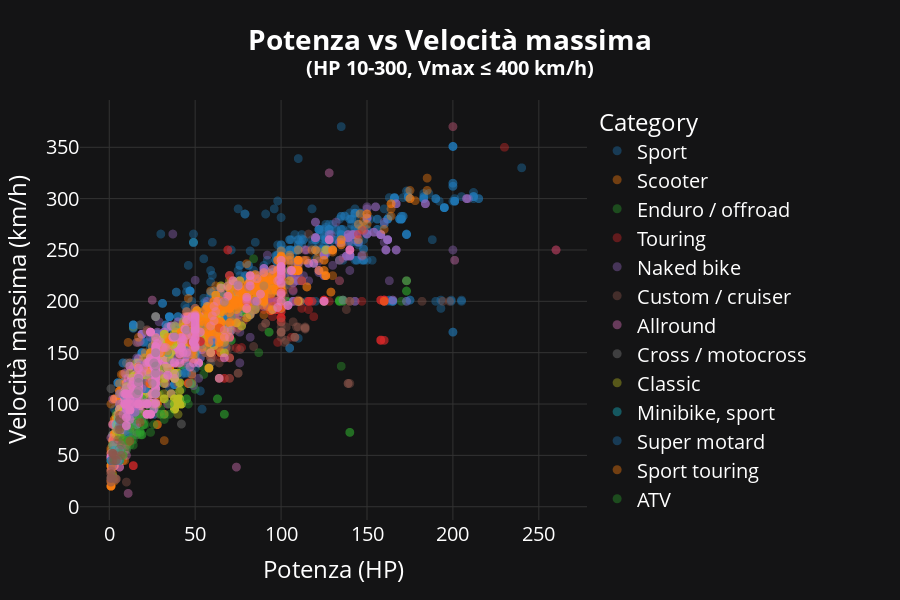

Here is the notebook cell this chart was saved with:
### Markdown cell above
### HP related to power

### Code cell
if "Top_speed_kmh" not in df.columns:
    df["Top_speed_kmh"] = df["Top speed"].str.extract(r"([\d\.]+)").astype(float)

filt_df = df.query("HP >= 1 and HP <= 300 and Top_speed_kmh <= 400")

fig_ts_lim = px.scatter(
    filt_df,
    x="HP",
    y="Top_speed_kmh",
    color="Category",
    hover_data=["Model", "Year"],
    title="<b>Potenza vs Velocità massima<br><sup>(HP 10-300, Vmax ≤ 400 km/h)</sup></b>",
    height=600,
    opacity=0.4
)

fig_ts_lim.update_xaxes(title="Potenza (HP)")
fig_ts_lim.update_yaxes(title="Velocità massima (km/h)")

set_theme(fig_ts_lim).show()

### Figure 1 — Plotly figure (JSON) as saved in the notebook; plotly's stock layout.template omitted (floating-point values rounded to 4 significant figures; data arrays with more than 128 entries replaced by an {"elided": "..."} marker saying what was removed)
{"data": [{"customdata": {"elided": "1851x2 mixed values"}, "hovertemplate": "Category=Sport<br>HP=%{x}<br>Top_speed_kmh=%{y}<br>Model=%{customdata[0]}<br>Year=%{customdata[1]}<extra></extra>", "legendgroup": "Sport", "marker": {"color": "#1F77B4", "opacity": 0.4, "symbol": "circle"}, "mode": "markers", "name": "Sport", "showlegend": true, "type": "scattergl", "x": {"elided": "1851 int values"}, "xaxis": "x", "y": {"elided": "1851 float values"}, "yaxis": "y"}, {"customdata": {"elided": "1547x2 mixed values"}, "hovertemplate": "Category=Scooter<br>HP=%{x}<br>Top_speed_kmh=%{y}<br>Model=%{customdata[0]}<br>Year=%{customdata[1]}<extra></extra>", "legendgroup": "Scooter", "marker": {"color": "#FF7F0E", "opacity": 0.4, "symbol": "circle"}, "mode": "markers", "name": "Scooter", "showlegend": true, "type": "scattergl", "x": {"elided": "1547 int values"}, "xaxis": "x", "y": {"elided": "1547 float values"}, "yaxis": "y"}, {"customdata": {"elided": "941x2 mixed values"}, "hovertemplate": "Category=Enduro / offroad<br>HP=%{x}<br>Top_speed_kmh=%{y}<br>Model=%{customdata[0]}<br>Year=%{customdata[1]}<extra></extra>", "legendgroup": "Enduro / offroad", "marker": {"color": "#2CA02C", "opacity": 0.4, "symbol": "circle"}, "mode": "markers", "name": "Enduro / offroad", "showlegend": true, "type": "scattergl", "x": {"elided": "941 int values"}, "xaxis": "x", "y": {"elided": "941 float values"}, "yaxis": "y"}, {"customdata": {"elided": "585x2 mixed values"}, "hovertemplate": "Category=Touring<br>HP=%{x}<br>Top_speed_kmh=%{y}<br>Model=%{customdata[0]}<br>Year=%{customdata[1]}<extra></extra>", "legendgroup": "Touring", "marker": {"color": "#D62728", "opacity": 0.4, "symbol": "circle"}, "mode": "markers", "name": "Touring", "showlegend": true, "type": "scattergl", "x": {"elided": "585 int values"}, "xaxis": "x", "y": {"elided": "585 float values"}, "yaxis": "y"}, {"customdata": {"elided": "910x2 mixed values"}, "hovertemplate": "Category=Naked bike<br>HP=%{x}<br>Top_speed_kmh=%{y}<br>Model=%{customdata[0]}<br>Year=%{customdata[1]}<extra></extra>", "legendgroup": "Naked bike", "marker": {"color": "#9467BD", "opacity": 0.4, "symbol": "circle"}, "mode": "markers", "name": "Naked bike", "showlegend": true, "type": "scattergl", "x": {"elided": "910 int values"}, "xaxis": "x", "y": {"elided": "910 float values"}, "yaxis": "y"}, {"customdata": {"elided": "822x2 mixed values"}, "hovertemplate": "Category=Custom / cruiser<br>HP=%{x}<br>Top_speed_kmh=%{y}<br>Model=%{customdata[0]}<br>Year=%{customdata[1]}<extra></extra>", "legendgroup": "Custom / cruiser", "marker": {"color": "#8C564B", "opacity": 0.4, "symbol": "circle"}, "mode": "markers", "name": "Custom / cruiser", "showlegend": true, "type": "scattergl", "x": {"elided": "822 int values"}, "xaxis": "x", "y": {"elided": "822 float values"}, "yaxis": "y"}, {"customdata": {"elided": "1161x2 mixed values"}, "hovertemplate": "Category=Allround<br>HP=%{x}<br>Top_speed_kmh=%{y}<br>Model=%{customdata[0]}<br>Year=%{customdata[1]}<extra></extra>", "legendgroup": "Allround", "marker": {"color": "#E377C2", "opacity": 0.4, "symbol": "circle"}, "mode": "markers", "name": "Allround", "showlegend": true, "type": "scattergl", "x": {"elided": "1161 int values"}, "xaxis": "x", "y": {"elided": "1161 float values"}, "yaxis": "y"}, {"customdata": {"elided": "118x2 mixed values"}, "hovertemplate": "Category=Cross / motocross<br>HP=%{x}<br>Top_speed_kmh=%{y}<br>Model=%{customdata[0]}<br>Year=%{customdata[1]}<extra></extra>", "legendgroup": "Cross / motocross", "marker": {"color": "#7F7F7F", "opacity": 0.4, "symbol": "circle"}, "mode": "markers", "name": "Cross / motocross", "showlegend": true, "type": "scattergl", "x": [53, 53, 12, 53, 53, 53, 10, 53, 53, 53, 53, 53, 53, 51, 51, 16, 16, 16, 8, 16, 16, 44, 4, 16, 4, 11, 21, 4, 16, 7, 6, 6, 6, 12, 12, 15, 7, 6, 6, 14, 13, 7, 6, 6, 11, 14, 11, 14, 13, 10, 12, 9, 59, 35, 27, 50, 27, 17, 17, 17, 17, 60, 17, 17, 17, 27, 17, 47, 17, 47, 17, 27, 27, 17, 17, 44, 34, 6, 17, 36, 36, 27, 27, 17, 36, 27, 27, 17, 12, 8, 27, 8, 27, 11, 22, 17, 27, 43, 20, 17, 6, 19, 42, 16, 13, 1, 28, 21, 16, 81, 15, 27, 27, 27, 27, 27, 27, 27], "xaxis": "x", "y": [170, 170, 120, 170, 170, 170, 140, 170, 170, 170, 170, 170, 170, 170, 170, 100, 100, 72.4, 80, 120, 70, 175, 45, 110, 45, 90, 121, 45, 88.5, 60, 75, 75, 75, 90, 90, 104.6, 60, 45, 45, 175, 80.5, 75, 75, 75, 85, 90, 95, 177, 80.5, 56.3, 72.4, 80, 140, 130, 126, 148, 115, 100, 110, 110, 100, 162, 110, 100, 133, 130, 117, 120, 107, 120, 115, 118, 134, 110, 110, 150, 130, 83, 110, 143, 143, 151, 147, 110, 143, 151, 151, 105, 94, 86, 151, 92, 151, 90, 125, 120, 151, 148, 115, 114.3, 110, 108, 80.5, 115, 111, 115, 159, 105, 115, 185.1, 117, 185.1, 185.1, 185.1, 185.1, 185.1, 185.1, 185.1], "yaxis": "y"}, {"customdata": {"elided": "1011x2 mixed values"}, "hovertemplate": "Category=Classic<br>HP=%{x}<br>Top_speed_kmh=%{y}<br>Model=%{customdata[0]}<br>Year=%{customdata[1]}<extra></extra>", "legendgroup": "Classic", "marker": {"color": "#BCBD22", "opacity": 0.4, "symbol": "circle"}, "mode": "markers", "name": "Classic", "showlegend": true, "type": "scattergl", "x": {"elided": "1011 int values"}, "xaxis": "x", "y": {"elided": "1011 float values"}, "yaxis": "y"}, {"customdata": [["Lexmoto Riot 125", 2021], ["CF Moto ST Papio", 2020], ["Lifan KPmini 150", 2020], ["CF Moto ST Papio", 2017], ["Xingyue XYQH-815B", 2011], ["Tomos MC50 Junior", 2010], ["Blata Elite 13 WRS", 2009], ["Blata Elite 4.2", 2008], ["Veli VL50Q-3", 2007], ["Tomos BT-50", 1986], ["Suzuki RV 90", 1980], ["Yamaha RS 100", 1979], ["Harley-Davidson SS 125", 1977], ["Suzuki RE 5 Rotary", 1975], ["Honda C 70", 1970], ["MBK 125 DC", 1970]], "hovertemplate": "Category=Minibike, sport<br>HP=%{x}<br>Top_speed_kmh=%{y}<br>Model=%{customdata[0]}<br>Year=%{customdata[1]}<extra></extra>", "legendgroup": "Minibike, sport", "marker": {"color": "#17BECF", "opacity": 0.4, "symbol": "circle"}, "mode": "markers", "name": "Minibike, sport", "showlegend": true, "type": "scattergl", "x": [8, 9, 12, 9, 3, 2, 9, 4, 4, 5, 6, 10, 13, 63, 6, 13], "xaxis": "x", "y": [85, 90, 95, 90, 55, 45, 80, 80, 45, 85, 85, 105, 110, 172, 80, 107], "yaxis": "y"}, {"customdata": {"elided": "201x2 mixed values"}, "hovertemplate": "Category=Super motard<br>HP=%{x}<br>Top_speed_kmh=%{y}<br>Model=%{customdata[0]}<br>Year=%{customdata[1]}<extra></extra>", "legendgroup": "Super motard", "marker": {"color": "#1F77B4", "opacity": 0.4, "symbol": "circle"}, "mode": "markers", "name": "Super motard", "showlegend": true, "type": "scattergl", "x": {"elided": "201 int values"}, "xaxis": "x", "y": {"elided": "201 float values"}, "yaxis": "y"}, {"customdata": {"elided": "748x2 mixed values"}, "hovertemplate": "Category=Sport touring<br>HP=%{x}<br>Top_speed_kmh=%{y}<br>Model=%{customdata[0]}<br>Year=%{customdata[1]}<extra></extra>", "legendgroup": "Sport touring", "marker": {"color": "#FF7F0E", "opacity": 0.4, "symbol": "circle"}, "mode": "markers", "name": "Sport touring", "showlegend": true, "type": "scattergl", "x": {"elided": "748 int values"}, "xaxis": "x", "y": {"elided": "748 float values"}, "yaxis": "y"}, {"customdata": {"elided": "67x2 mixed values"}, "hovertemplate": "Category=ATV<br>HP=%{x}<br>Top_speed_kmh=%{y}<br>Model=%{customdata[0]}<br>Year=%{customdata[1]}<extra></extra>", "legendgroup": "ATV", "marker": {"color": "#2CA02C", "opacity": 0.4, "symbol": "circle"}, "mode": "markers", "name": "ATV", "showlegend": true, "type": "scattergl", "x": [67, 30, 35, 9, 14, 14, 67, 30, 35, 30, 32, 9, 6, 19, 19, 63, 63, 140, 140, 6, 19, 173, 20, 21, 93, 11, 7, 12, 12, 14, 2, 14, 18, 45, 93, 173, 11, 9, 18, 24, 14, 18, 18, 19, 173, 173, 13, 18, 24, 16, 16, 8, 26, 46, 20, 45, 18, 8, 20, 3, 48, 8, 3, 11, 12, 27, 6], "xaxis": "x", "y": [90, 95, 100, 85, 60, 80, 90, 90, 90, 90, 85, 85, 56.3, 70, 70, 105, 105, 72.4, 72.4, 45.1, 105, 220, 85, 80, 170, 64.4, 50, 65, 60, 70, 30, 65, 70, 105, 170, 210, 64.4, 64.4, 72.4, 95, 75, 75, 90, 105, 210, 220, 65, 72.4, 72.4, 85, 90, 65, 80, 100, 80, 105, 85, 50, 80, 45, 120, 50, 45, 80, 77, 163, 85], "yaxis": "y"}, {"customdata": [["Johammer J1", 2020], ["Confederate P-51 Combat Fighter", 2019], ["eCRP Energica EVA 107", 2018], ["eCRP Energica EVA EsseEsse9", 2018], ["BPG DTV Shredder Trail", 2017], ["Harley-Davidson Project LiveWire", 2016], ["MV Agusta F3 AMG", 2016], ["eCRP Energica EVA", 2016], ["Alligator A-6", 2015], ["BPG DTV Shredder Trail", 2015], ["Evolve Lithium", 2015], ["Honda RC213V-S", 2015], ["Neander Kraftrad", 2015], ["eCRP Energica EVA", 2015], ["Alligator A-6", 2014], ["BPG DTV Shredder", 2014], ["Evolve Lithium", 2014], ["Kumpan 1955", 2014], ["Lauge Jensen Viking", 2014], ["BMW C Evolution", 2013], ["Clipic Bamboo", 2013], ["Evolve Lithium", 2013], ["eCRP Energica", 2013], ["Evolve Lithium", 2012], ["Ecosse Spirit ES1", 2010], ["Aeon Cobra 220", 2008], ["Aeon Cobra 320", 2008], ["Vectrix SBX Superbike", 2008], ["Gilera Fuoco 500ie", 2007], ["Ducati HM Hypermotard", 2006], ["Münch Mammoth 2000", 2000], ["Kawasaki KLR 600 E (reduced effect)", 1990], ["Donghai 350 F3", 1988], ["Triumph Tiger", 1988], ["Suzuki GSX-R 750 (reduced effect)", 1987], ["Harley-Davidson FXST 1340 Softail", 1983], ["Suzuki GR 650 X", 1983], ["Horex 1400 TI", 1978], ["Zündapp KS 350", 1976], ["MV Agusta 350 6C GP", 1968], ["Ducati Berliner 1260 Apollo", 1964], ["MV Agusta 350 6C GP", 1957]], "hovertemplate": "Category=Prototype / concept model<br>HP=%{x}<br>Top_speed_kmh=%{y}<br>Model=%{customdata[0]}<br>Year=%{customdata[1]}<extra></extra>", "legendgroup": "Prototype / concept model", "marker": {"color": "#D62728", "opacity": 0.4, "symbol": "circle"}, "mode": "markers", "name": "Prototype / concept model", "showlegend": true, "type": "scattergl", "x": [21, 145, 147, 109, 14, 74, 148, 95, 70, 14, 53, 230, 112, 134, 70, 14, 53, 6, 100, 46, 1, 53, 134, 53, 200, 12, 18, 80, 40, 100, 260, 27, 42, 48, 100, 64, 50, 140, 27, 69, 100, 69], "xaxis": "x", "y": [120, 265.4, 200, 200, 40, 154.5, 269, 200, 225, 40, 160.9, 350, 220, 240, 225, 40, 160.9, 85, 209.2, 120.7, 28, 160.9, 220, 160.9, 370.1, 64, 82, 199.6, 145, 220, 250, 122, 164, 160, 226, 174, 165, 250, 145, 250, 193.1, 250], "yaxis": "y"}, {"customdata": [["Lifan KP250", 2020], ["Clipic HIT36e", 2017], ["Kuberg Trex", 2014], ["Lifan Huntaway 200", 2013], ["AJS JSM Trail 125", 2011], ["AJS JSM Trail 125", 2010], ["Highland DirtTrac 950", 2009], ["Lifan Huntaway 200", 2009], ["Highland DirtTrac", 2008], ["Lifan LF110 Super X", 2008], ["ShineTime EPA Luxurious Dirt Bike 250", 2008], ["Jinlun JL 125-Y", 2007], ["GAS GAS Pampera 250", 2001], ["GAS GAS Pampera 125", 1999], ["BMW R 100 GS Paris-Dakar", 1992], ["Yamaha XT 600 K", 1992], ["Aprilia Pegaso 600", 1991], ["Beta ALP 240", 1990], ["Beta TR 35-125", 1990], ["Beta TR 35-260", 1990], ["Fantic Trial 241 Seven Days", 1990], ["Moto Guzzi V 1000 Le Mans V", 1990], ["Yamaha XT 250", 1990], ["Yamaha XT 500", 1990], ["Aprilia TXR 312 M", 1989], ["Beta TR 34-260", 1989], ["Fantic Trial 241 Seven Days", 1989], ["Honda NX 250", 1989], ["KTM Incas 600 LC 4 (reduced effect)", 1989], ["Kawasaki KLR 250", 1989], ["Kawasaki KMX 200 (reduced effect)", 1989], ["Yamaha XT 250", 1989], ["Yamaha XT 600 Z Ténéré", 1989], ["Aprilia TX 311 M", 1988], ["Beta TR 34-260", 1988], ["Cagiva T4 350 R", 1988], ["Fantic Trial 241 Seven Days", 1988], ["Kawasaki KMX 200", 1988], ["Aprilia TX 311 M", 1987], ["Beta TR 34-260", 1987], ["Aprilia TX 311 M", 1986], ["Husqvarna 400 WR", 1985], ["Suzuki TS 185 ER", 1983], ["Honda CL 250 S", 1982], ["Honda CM 200 T", 1982], ["Kawasaki KLX 250", 1982], ["Yamaha DT 250 MX", 1982], ["Kawasaki KDX 175", 1981], ["Suzuki DR 500 S", 1981], ["Suzuki GSX 1100", 1980], ["Suzuki TS 250 ER", 1980], ["Honda TL 125 S", 1978], ["Suzuki TS 125", 1978], ["Honda TL 125 S", 1977], ["Suzuki TS 250", 1977], ["CZ 125 Trail", 1976], ["Suzuki TS 125", 1976], ["Yamaha TY 50", 1976], ["Kawasaki KE 125", 1975], ["Suzuki TS 250", 1975], ["Suzuki TS 250", 1974], ["Kawasaki 250 F 11", 1973], ["Yamaha DT 250", 1973], ["Zündapp KS 750", 1940]], "hovertemplate": "Category=Trial<br>HP=%{x}<br>Top_speed_kmh=%{y}<br>Model=%{customdata[0]}<br>Year=%{customdata[1]}<extra></extra>", "legendgroup": "Trial", "marker": {"color": "#9467BD", "opacity": 0.4, "symbol": "circle"}, "mode": "markers", "name": "Trial", "showlegend": true, "type": "scattergl", "x": [19, 1, 6, 16, 10, 11, 85, 16, 85, 6, 15, 8, 17, 15, 60, 45, 45, 12, 10, 12, 16, 81, 17, 27, 10, 15, 16, 26, 27, 27, 17, 17, 46, 17, 15, 27, 16, 17, 17, 15, 17, 17, 18, 17, 17, 17, 16, 10, 27, 100, 16, 9, 10, 9, 16, 11, 6, 5, 10, 19, 19, 23, 20, 26], "xaxis": "x", "y": [130, 28, 55, 120, 100, 100, 200, 120, 200, 80, 100, 85, 110, 104, 162, 148, 152, 85, 78, 90, 99, 214, 112, 132, 85, 92, 99, 128, 115, 143, 109, 112, 148, 125, 92, 140, 99, 109, 125, 92, 125, 110, 138.4, 109, 119, 118, 109, 114, 136, 219, 107, 90, 110, 90, 107, 90, 110, 45, 96, 115, 115, 125, 137, 95], "yaxis": "y"}, {"customdata": [["Lifan Pony 100", 2020], ["Torrot Kids Enduro One", 2020], ["Torrot Kids Enduro Two", 2020], ["Torrot Kids Supermotard One", 2020], ["Torrot Kids Supermotard Two", 2020], ["Torrot Kids Trial One", 2020], ["GAS GAS T12", 2018], ["Clipic Bamboo", 2017], ["GAS GAS E12", 2017], ["GAS GAS T12", 2017], ["Kuberg Cross", 2017], ["Kuberg Cross Hero", 2017], ["Kuberg Cross X-Force Pro 50", 2017], ["Kuberg Start", 2017], ["Kuberg Trial E", 2017], ["Kuberg Trial Hero", 2017], ["Torrot S12 SIC58", 2017], ["Ice Bear Monkey Blade", 2016], ["Skyteam Skymax-Pro", 2016], ["Kuberg Cross", 2014], ["Kuberg Trial E", 2014], ["Skyteam ST125 Skymax", 2014], ["Mikilon D11-70", 2013], ["Quantya MMX Junior", 2012], ["Xingyue XYQH-806W", 2012], ["Quantya MMX", 2011], ["Skyteam Le Mans Club 50", 2009], ["Skyteam Le Mans Pro 50", 2009], ["Veli VL110GY-2A", 2007], ["Veli VL110GY-S (Super 110GY)", 2007], ["Veli VL50QGY", 2007], ["Veli VL50QGY-2", 2007], ["Veli VL50QPY", 2007], ["Roxon ST 50-2", 2005], ["Veli VL 50 Q", 2005], ["Veli VL 50 QGY-2", 2005], ["Triumph Tiger USA", 1985], ["Kawasaki KLR 250", 1984], ["Honda ST70C", 1982], ["Honda ST 70 DAX", 1979], ["Honda CB 500 F", 1977], ["Suzuki RV 90", 1977], ["Ducati 450 Mark 3", 1974]], "hovertemplate": "Category=Minibike, cross<br>HP=%{x}<br>Top_speed_kmh=%{y}<br>Model=%{customdata[0]}<br>Year=%{customdata[1]}<extra></extra>", "legendgroup": "Minibike, cross", "marker": {"color": "#8C564B", "opacity": 0.4, "symbol": "circle"}, "mode": "markers", "name": "Minibike, cross", "showlegend": true, "type": "scattergl", "x": [7, 1, 2, 1, 2, 1, 2, 1, 2, 2, 4, 4, 10, 1, 4, 4, 2, 8, 6, 1, 1, 6, 7, 7, 6, 7, 2, 2, 6, 6, 4, 4, 3, 1, 2, 4, 49, 17, 5, 5, 48, 6, 27], "xaxis": "x", "y": [85, 32, 40, 32, 52, 32, 52, 28, 52, 52, 27, 27, 24, 24, 27, 27, 52, 80, 89, 27.4, 27.4, 89, 60, 50, 78, 50, 45, 45, 75, 75, 45, 45, 50, 35, 50, 50, 160, 133, 65, 75, 179, 85, 145], "yaxis": "y"}, {"customdata": {"elided": "571x2 mixed values"}, "hovertemplate": "Category=Unspecified category<br>HP=%{x}<br>Top_speed_kmh=%{y}<br>Model=%{customdata[0]}<br>Year=%{customdata[1]}<extra></extra>", "legendgroup": "Unspecified category", "marker": {"color": "#E377C2", "opacity": 0.4, "symbol": "circle"}, "mode": "markers", "name": "Unspecified category", "showlegend": true, "type": "scattergl", "x": {"elided": "571 int values"}, "xaxis": "x", "y": {"elided": "571 int values"}, "yaxis": "y"}, {"customdata": [["Norton T. T.", 1992], ["Chang-Jiang 750 FY (with sidecar)", 1991], ["Norton Commander", 1990], ["Gilera Saturno 500", 1989], ["Suzuki GSX 600 F (reduced effect #2)", 1989], ["Kawasaki GPZ 600 R", 1988], ["Moto Guzzi 850 T 5", 1988], ["Puch 350 HWE Safari", 1988], ["Fantic 125 Sport HP 1", 1987], ["Honda VT 500 E (reduced effect)", 1987], ["Suzuki RG 250 Gamma", 1987], ["Kreidler Mustang 125", 1984], ["Kawasaki KE 175", 1983], ["MuZ TS 250-1", 1978], ["Kawasaki Z 200", 1977], ["Kawasaki KH 400", 1975], ["IZH Jupiter 3", 1973], ["NSU Dolphin Race Fox", 1954]], "hovertemplate": "Category=Speedway<br>HP=%{x}<br>Top_speed_kmh=%{y}<br>Model=%{customdata[0]}<br>Year=%{customdata[1]}<extra></extra>", "legendgroup": "Speedway", "marker": {"color": "#7F7F7F", "opacity": 0.4, "symbol": "circle"}, "mode": "markers", "name": "Speedway", "showlegend": true, "type": "scattergl", "x": [90, 27, 85, 38, 27, 75, 67, 27, 26, 27, 45, 16, 17, 17, 17, 38, 25, 18], "xaxis": "x", "y": [215, 110, 192, 176, 150, 216, 199, 130, 140, 137, 172, 110, 113, 125, 121, 166, 120, 177], "yaxis": "y"}], "layout": {"font": {"color": "white", "size": 20}, "height": 600, "legend": {"bgcolor": "rgba(0,0,0,0)", "title": {"text": "Category"}, "tracegroupgap": 0}, "paper_bgcolor": "#141415", "plot_bgcolor": "#141415", "title": {"text": "<b>Potenza vs Velocità massima<br><sup>(HP 10-300, Vmax ≤ 400 km/h)</sup></b>"}, "xaxis": {"anchor": "y", "domain": [0, 1], "gridcolor": "#333333", "title": {"text": "Potenza (HP)"}, "zerolinecolor": "#333333"}, "yaxis": {"anchor": "x", "domain": [0, 1], "gridcolor": "#333333", "title": {"text": "Velocità massima (km/h)"}, "zerolinecolor": "#333333"}}}
